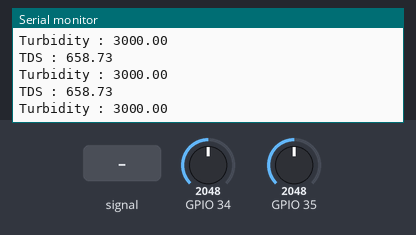
Bench run of a program on a simulated ESP32. Parts: the last lines printed to the serial monitor. The inputs (shaded band) are chosen by the test bench; at power-on: GPIO 34 = 2048, GPIO 35 = 2048. WiFi joins after 1.5 s; servers stay silent unless stated.

Above: at 3.0 s.
3.1 s: GPIO 34 fed a 200 Hz sine of ±1842 counts around its level
At 3.26 s:
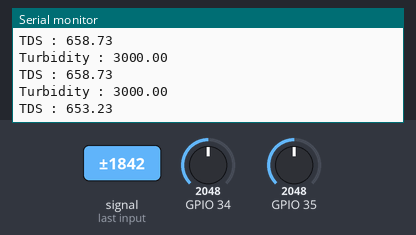
4.6 s: GPIO 34 set to 2866
At 4.7 s:
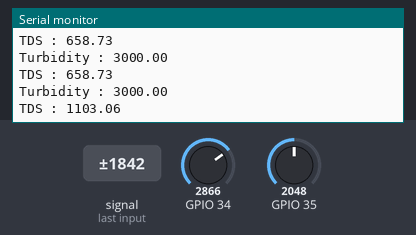
6.1 s: GPIO 35 set to 3603
At 6.14 s:
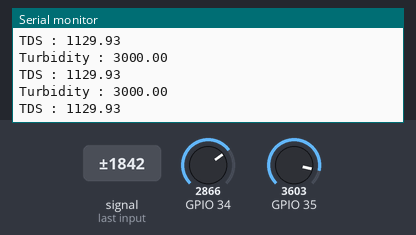
7.6 s: GPIO 35 fed a 200 Hz sine of ±327 counts around its level
At 7.67 s:
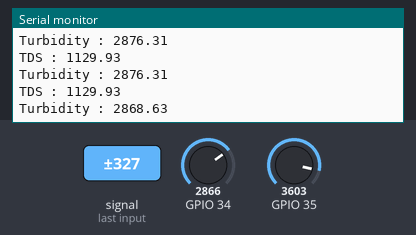
9.1 s: GPIO 34 fed a 2 Hz sine of ±1228 counts around its level
At 9.2 s:
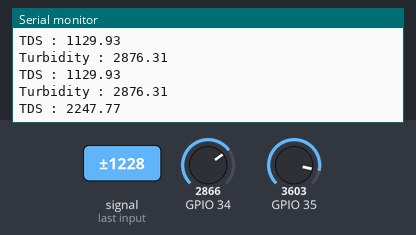
10.6 s: GPIO 35 set to 4095
At 10.65 s:
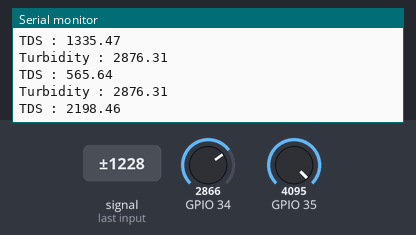
Timing chart, 0 to 13.1 s (numbered marks = the images above; inputs shaded):
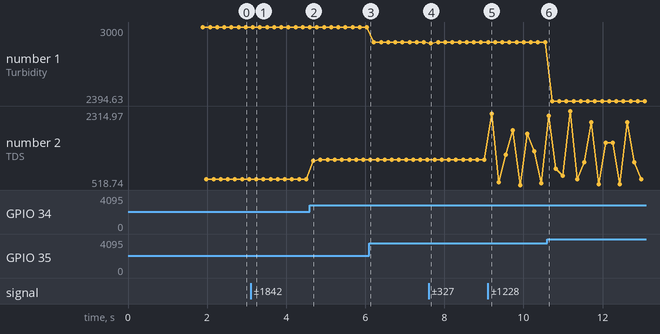

Measured:
- after the input at 3.1 s, the serial monitor: prints a new line after 0.15 s (image 1)
- after the input at 4.6 s, the serial monitor: prints a new line after 0.09 s (image 2)
- after the input at 7.6 s, the serial monitor: prints a new line after 0.06 s (image 4)
- after the input at 9.1 s, the serial monitor: prints a new line after 0.09 s (image 5)
- plotted number 1: 3000 → 2876.31 after the input at 6.1 s, 2876.31 → 2394.63 after the input at 10.6 s
- plotted number 2: 658.73 → 1129.93 after the input at 4.6 s, 1129.93 → 565.64 after the input at 9.1 s

The program:

main.cpp
```cpp
#define BLYNK_TEMPLATE_ID "TMPL6vHrqjRYr"
#define BLYNK_TEMPLATE_NAME "Water"
#define BLYNK_AUTH_TOKEN "80qwoGFi0MO5WbdEz5G3QSbwblJ1y2m0"
#include <Arduino.h>
#include <math.h>
#include <WiFi.h>
#include <WiFiClient.h>
#include <BlynkSimpleEsp32.h>

/* Fill-in information from Blynk Device Info here */

/* Comment this out to disable prints and save space */


char ssid[] = "infinergy";
char pass[] = "okeokeoke";
BlynkTimer timerBlynk;

float volt;
float ntu;

float round_to_dp( float in_value, int decimal_place )
{
  float multiplier = powf( 10.0f, decimal_place );
  in_value = roundf( in_value * multiplier ) / multiplier;
  return in_value;
}

float reading_turbidity(){
  volt = 0;
    for(int i=0; i<800; i++)
    {
        volt += ((float)analogRead(35)/4095)*3.3;
    }
    volt = volt/800;
    volt = round_to_dp(volt,2);
    if(volt < 2.5){
      ntu = 3000;
    }else{
      ntu = -1120.4*(volt*volt)+5742.3*volt-4353.8;
    }
    return ntu;
}

float reading_tds(){
  volt = 0;
    for(int i=0; i<800; i++)
    {
        volt += ((float)analogRead(34)/4095)*3.3;
    }
    volt = volt/800;
    volt = round_to_dp(volt,2);
    float tdsValue=(133.42*volt*volt*volt - 255.86*volt*volt + 857.39*volt)*0.5;
    return tdsValue;
}

void uploadingData(){
    float turb = reading_turbidity();
    Serial.print("Turbidity : ");
    Serial.println(turb);
    Blynk.virtualWrite(V4, turb);
    float tds = reading_tds();
    Serial.print("TDS : ");
    Serial.println(tds);
    Blynk.virtualWrite(V5, tds);
}

void setup()
{
  Serial.begin(115200);
  timerBlynk.setInterval(1L, uploadingData); //Staring a timer
  Blynk.begin(BLYNK_AUTH_TOKEN, ssid, pass);
  Serial.println("Connected");
}

void loop()
{
    Blynk.run();
    timerBlynk.run();
}
```
